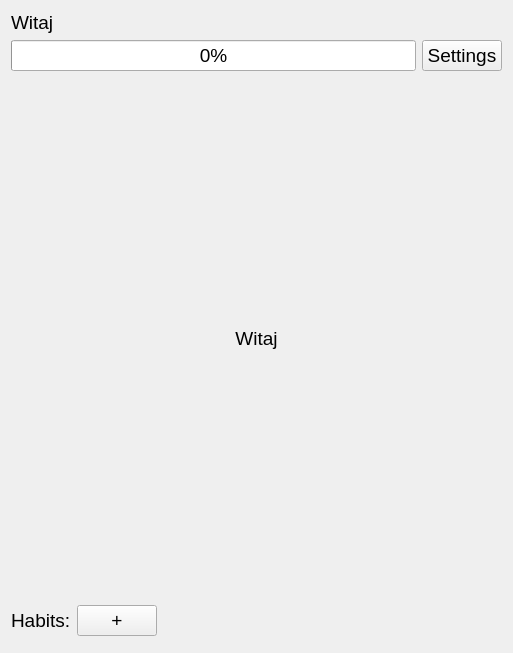
<?xml version="1.0" encoding="UTF-8"?>
<ui version="4.0">
 <class>MainAppWidget</class>
 <widget class="QWidget" name="MainAppWidget">
  <property name="geometry">
   <rect>
    <x>0</x>
    <y>0</y>
    <width>513</width>
    <height>653</height>
   </rect>
  </property>
  <property name="windowTitle">
   <string>Form</string>
  </property>
  <layout class="QVBoxLayout" name="verticalLayout_2">
   <item>
    <layout class="QVBoxLayout" name="verticalLayout">
     <item>
      <widget class="QLabel" name="usernameLabel">
       <property name="sizePolicy">
        <sizepolicy hsizetype="Preferred" vsizetype="Fixed">
         <horstretch>0</horstretch>
         <verstretch>0</verstretch>
        </sizepolicy>
       </property>
       <property name="font">
        <font>
         <pointsize>14</pointsize>
        </font>
       </property>
       <property name="text">
        <string>Witaj</string>
       </property>
      </widget>
     </item>
     <item>
      <layout class="QHBoxLayout" name="horizontalLayout">
       <item>
        <widget class="PowerBar" name="powerProgress">
         <property name="font">
          <font>
           <pointsize>14</pointsize>
          </font>
         </property>
         <property name="value">
          <number>0</number>
         </property>
        </widget>
       </item>
       <item>
        <widget class="QPushButton" name="optionsBtn">
         <property name="font">
          <font>
           <pointsize>14</pointsize>
          </font>
         </property>
         <property name="text">
          <string>Settings</string>
         </property>
        </widget>
       </item>
      </layout>
     </item>
     <item>
      <widget class="QLabel" name="unicornLabel">
       <property name="sizePolicy">
        <sizepolicy hsizetype="Preferred" vsizetype="Expanding">
         <horstretch>0</horstretch>
         <verstretch>0</verstretch>
        </sizepolicy>
       </property>
       <property name="minimumSize">
        <size>
         <width>0</width>
         <height>128</height>
        </size>
       </property>
       <property name="font">
        <font>
         <pointsize>14</pointsize>
        </font>
       </property>
       <property name="text">
        <string>Witaj</string>
       </property>
       <property name="alignment">
        <set>Qt::AlignCenter</set>
       </property>
      </widget>
     </item>
     <item>
      <layout class="QHBoxLayout" name="horizontalLayout_2">
       <item>
        <widget class="QLabel" name="label_2">
         <property name="sizePolicy">
          <sizepolicy hsizetype="Preferred" vsizetype="Fixed">
           <horstretch>0</horstretch>
           <verstretch>0</verstretch>
          </sizepolicy>
         </property>
         <property name="font">
          <font>
           <pointsize>14</pointsize>
          </font>
         </property>
         <property name="text">
          <string>Habits:</string>
         </property>
        </widget>
       </item>
       <item>
        <widget class="QPushButton" name="addHabitBtn">
         <property name="sizePolicy">
          <sizepolicy hsizetype="Fixed" vsizetype="Fixed">
           <horstretch>0</horstretch>
           <verstretch>0</verstretch>
          </sizepolicy>
         </property>
         <property name="font">
          <font>
           <pointsize>14</pointsize>
          </font>
         </property>
         <property name="text">
          <string>+</string>
         </property>
        </widget>
       </item>
       <item>
        <spacer name="horizontalSpacer">
         <property name="orientation">
          <enum>Qt::Horizontal</enum>
         </property>
         <property name="sizeHint" stdset="0">
          <size>
           <width>40</width>
           <height>0</height>
          </size>
         </property>
        </spacer>
       </item>
      </layout>
     </item>
     <item>
      <widget class="HabitWidgetContainer" name="habits" native="true">
       <property name="sizePolicy">
        <sizepolicy hsizetype="Preferred" vsizetype="Minimum">
         <horstretch>0</horstretch>
         <verstretch>0</verstretch>
        </sizepolicy>
       </property>
      </widget>
     </item>
    </layout>
   </item>
  </layout>
 </widget>
 <customwidgets>
  <customwidget>
   <class>HabitWidgetContainer</class>
   <extends>QWidget</extends>
   <header>HabitWidgetContainer.h</header>
   <container>1</container>
  </customwidget>
  <customwidget>
   <class>PowerBar</class>
   <extends>QProgressBar</extends>
   <header>PowerBar.h</header>
  </customwidget>
 </customwidgets>
 <resources/>
 <connections/>
</ui>
